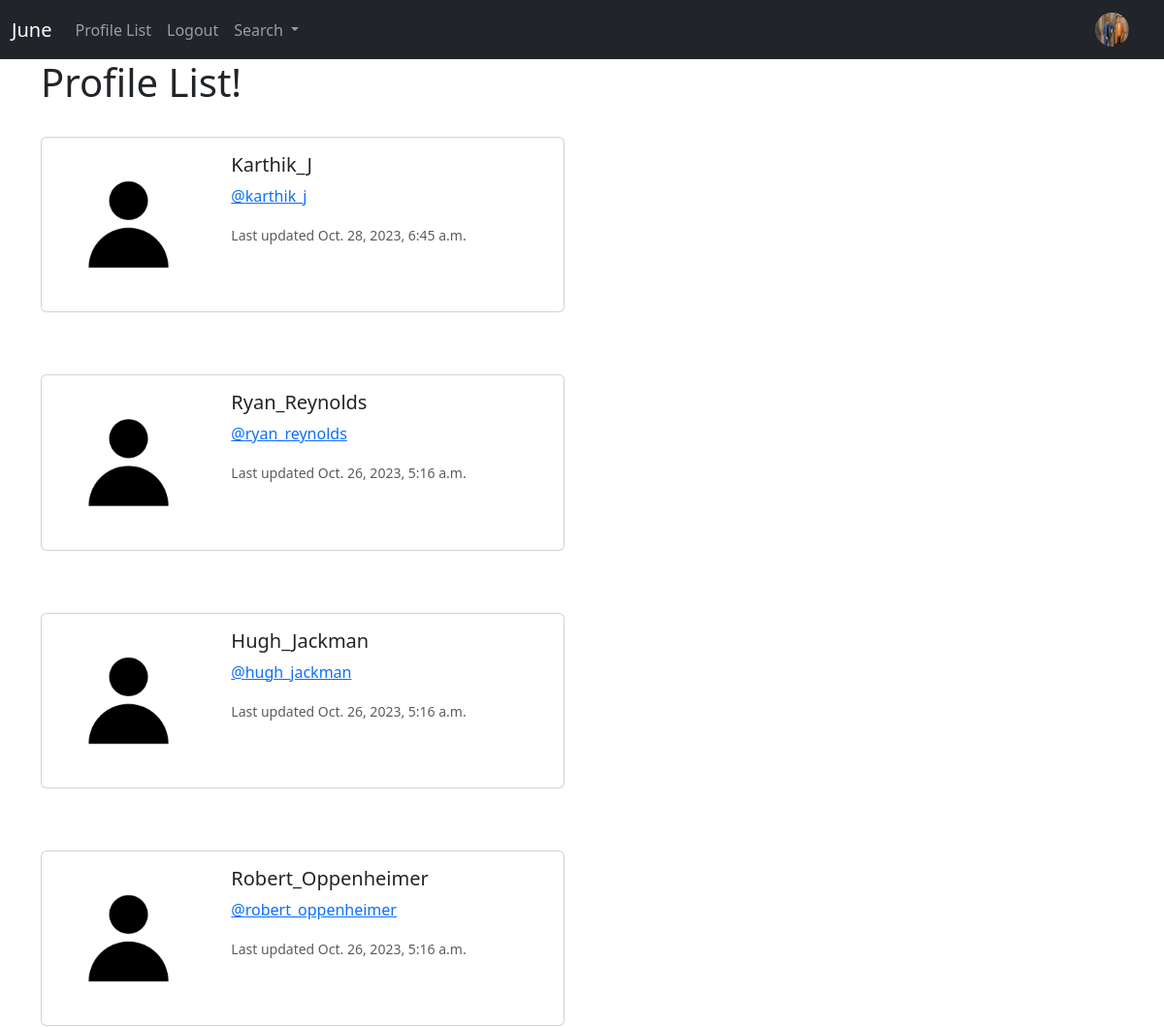
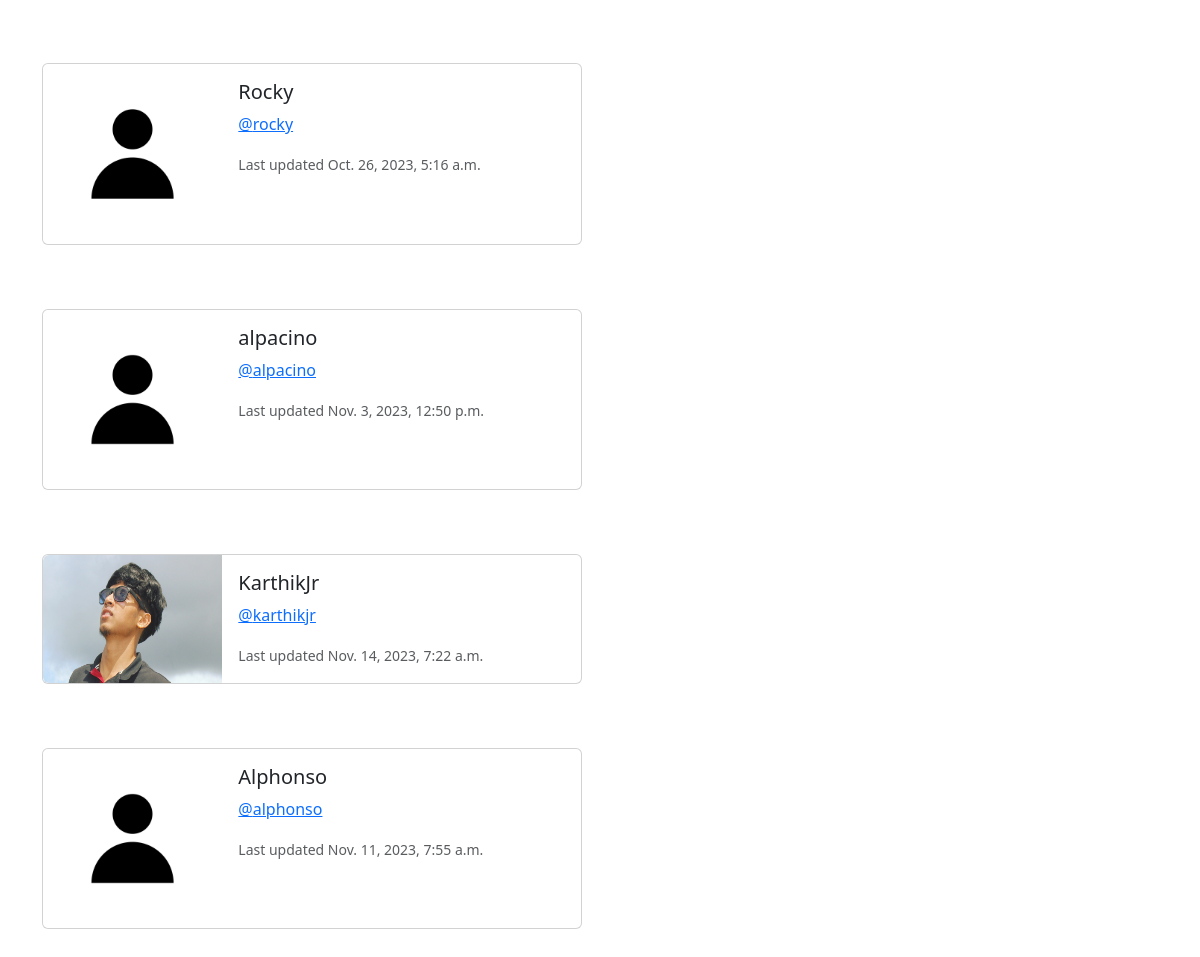
The app's page /profile_list (signed in) with its own data (2 pictures, top to bottom).
### juneapp/models.py (models this page shows, shortened)
class Profile(models.Model):
    user = models.OneToOneField(User, on_delete = models.CASCADE)
    follows = models.ManyToManyField("self",
                                    related_name = "followed_by",
                                    symmetrical = False,
                                    blank = True)
    date_modified = models.DateTimeField(User, auto_now = True)
    profile_image = models.ImageField(null = True, blank = True, upload_to = 'images/')
    profile_bio = models.CharField(null = True, blank = True, max_length = 500)
    website_link = models.CharField(null = True, blank = True, max_length = 100)
    facebook_link = models.CharField(null = True, blank = True, max_length = 100)
    instagram_link = models.CharField(null = True, blank = True, max_length = 100)
    linkedin_link = models.CharField(null = True, blank = True, max_length = 100)

### juneapp/views.py (the view)
# urls.py: path("profile_list", views.profile_list, name = "profile_list"),
def profile_list(request):
    if request.user.is_authenticated:
        profiles = Profile.objects.exclude(user = request.user)
        return render(request, "profile_list.html", {'profiles':profiles})
    else:
        messages.warning(request, ("You must be logged in to view this page!"))
        return redirect('home')

### templates/profile_list.html
{% extends "base.html" %}
{% load static %}
{% block content%}
    <h1>Profile List!</h1><br>
    {% if profiles %}
        {% for profile in profiles %}
        <div class="card mb-3" style="max-width: 540px;">
            <div class="row g-0">
              <div class="col-md-4">
                {% if profile.profile_image %}
                <img src="{{profile.profile_image.url}}" style="height: 100%; width: 100%;" class="img-fluid rounded-start" alt="{{profile.user.username}}">
                {% else %}
                <img src="{% static 'images/default_profile_pic.png' %}" class="img-fluid rounded-start" alt=" Profile picture">
                {% endif %}
              </div>
              <div class="col-md-8">
                <div class="card-body">
                  <h5 class="card-title"> {{profile.user.username}} </h5>
                  <p class="card-text"><a href="{% url 'profile' profile.user.id %}"> @{{profile.user.username|lower}}</a></p>
                  <p class="card-text"><small class="text-body-secondary">Last updated {{profile.date_modified}}</small></p>
                </div>
              </div>
            </div>
          </div><br><br>
        {% endfor %}
    {% endif %}
{% endblock %}

### templates/base.html (shortened to what this page needs)
<!doctype html>
<html lang="en">
  <head>
    <link href="https://cdn.jsdelivr.net/npm/bootstrap@5.3.2/dist/css/bootstrap.min.css" rel="stylesheet">
  </head>
  <body>
    {% include 'navbar.html' %}
    <div class="container">
        {% block content %}
        {%endblock %}
    </div>
  </body>
</html>

### templates/navbar.html (shortened to what this page needs)
{% load static %}
<nav class="navbar navbar-expand-lg navbar-dark bg-dark">
    <div class="container-fluid">
      <a class="navbar-brand" href="{% url 'home' %}">June</a>
      <div class="collapse navbar-collapse" id="navbarSupportedContent">
        <ul class="navbar-nav me-auto mb-2 mb-lg-0">
          <li class="nav-item">
            <a class="nav-link" href="{% url 'profile_list' %}">Profile List</a>
          </li>
          {% if user.is_authenticated %}
          <li class="nav-item">
            <a class="nav-link" href="{% url 'logout' %}">Logout</a>
          </li>
          {% endif %}
          <li class="nav-item dropdown">
            <a class="nav-link dropdown-toggle" href="#" role="button" data-bs-toggle="dropdown" aria-expanded="false">
              Search
            </a>
          </li>
        </ul>
        {% if user.is_authenticated %}
          <ul class="navbar-nav ml-auto">
            <li class="nav-link navbar-brand">
          {% if user.profile.profile_image %}
                <a style="text-decoration: none;" href="{% url 'profile' request.user.id %}">
                  <img class="rounded-circle" width="35" height="35" src="{{user.profile.profile_image.url}}" alt="Profile picture">
                </a>
          {% else %}
                <a style="text-decoration: none;" href="{% url 'profile' request.user.id %}">
                  <img class="rounded-cirle" style="border-radius: 50%;" width="35" height="35"  src="{% static 'images/default_profile_pic.png' %}"  alt="Profile picture">
                </a>
          {% endif %}
            </li>
          </ul>
        {% endif %}
      </div>
    </div>
  </nav>

### records on screen
Profile: user.username "Karthik_J", user.username "karthik_j", date_modified "Oct. 28, 2023, 6:45 a.m."
Profile: user.username "Ryan_Reynolds", user.username "ryan_reynolds", date_modified "Oct. 26, 2023, 5:16 a.m."
Profile: user.username "Hugh_Jackman", user.username "hugh_jackman", date_modified "Oct. 26, 2023, 5:16 a.m."
Profile: user.username "Robert_Oppenheimer", user.username "robert_oppenheimer", date_modified "Oct. 26, 2023, 5:16 a.m."
Profile: user.username "Rocky", user.username "rocky", date_modified "Oct. 26, 2023, 5:16 a.m."
Profile: user.username "alpacino", date_modified "Nov. 3, 2023, 12:50 p.m."
Profile: profile_image (picture), user.username "KarthikJr", user.username "karthikjr", date_modified "Nov. 14, 2023, 7:22 a.m."
Profile: user.username "Alphonso", user.username "alphonso", date_modified "Nov. 11, 2023, 7:55 a.m."
